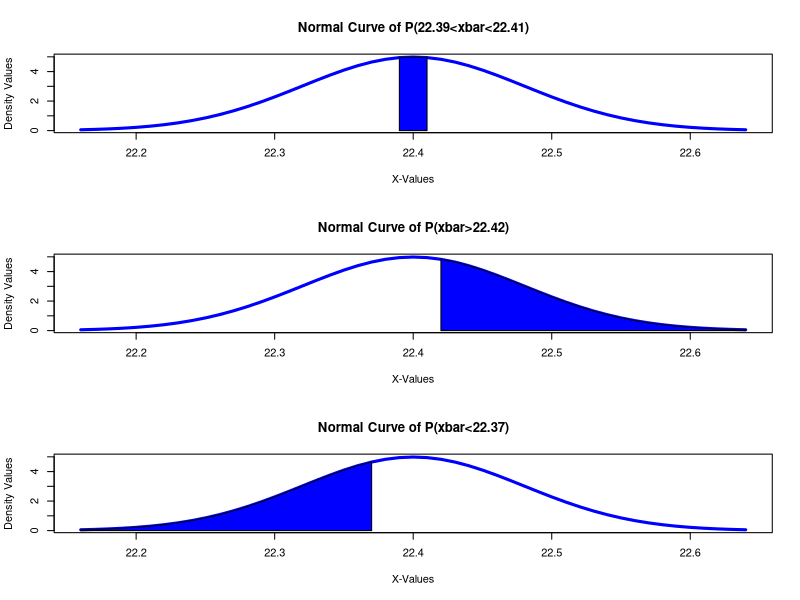

This figure's R source:
N<-1500 
N
Ns<-300 
Ns 
n<-36 
n  
mu<-22.4
mu 
sigma<-0.48 
sigma 
se<-sigma/sqrt(n) 
se

P_xbar_22.39_22.41<-pnorm(q=22.41,mean=mu,sd=se, lower.tail=T)-pnorm(q=22.39,mean=mu,sd=se, lower.tail=T)
P_xbar_22.39_22.41 
lower_bound=mu-3*se
lower_bound 
upper_bound=mu+3*se 
upper_bound 
x=seq(from=lower_bound, to=upper_bound, by=0.01)
x
y=dnorm(x, mean=mu, sd =se) 
y
par(mfrow=c(3,1))
plot(x, y, type="l", lty =1, col ="blue", xlab = "X-Values", ylab = "Density Values", main = "Normal Curve of P(22.39<xbar<22.41)", lwd=3) 

x=seq(from= 22.39, to=22.41, by=0.01)
y=dnorm(x, mean = mu,  se) 
polygon(c(22.39,x,22.41),c(0,y,0),col="blue")

ENS1<- Ns* P_xbar_22.39_22.41
ENS1
Apprx_ENS1<-round(ENS1)
Apprx_ENS1 

P_xbar_22.42<-pnorm(q=22.42,mean=mu,sd=se,lower.tail = F) 
P_xbar_22.42
x1=seq(from= lower_bound, to=upper_bound, by=0.01)
x1
y1=dnorm(x1, mean=mu, sd =se)
y1 
plot(x1, y1, type = "l", lty = 1, col = "blue", xlab = "X-Values", ylab = "Density Values", main = "Normal Curve of P(xbar>22.42)", lwd=3) 

x1=seq(from=22.42, to=upper_bound, by=0.01)
y1=dnorm(x1, mean = mu, sd = se) 
polygon(c(22.42,x1, upper_bound),c(0,y1,0),col="blue")

ENS2<- Ns* P_xbar_22.42
ENS2 
Apprx_ENS2<-round(ENS2) 
Apprx_ENS2

P_xbar_22.37<-pnorm(q=22.37,mean=mu,sd=se, lower.tail = T)
P_xbar_22.37
x2=seq(from= lower_bound, to=upper_bound, by=0.01) 
x2 

y2=dnorm(x2, mean=mu, sd =se) 
y2
plot(x2, y2, type = "l", lty = 1, col = "blue", xlab = "X-Values", ylab = "Density Values", main = "Normal Curve of P(xbar<22.37)", lwd=3)

x2=seq(from=lower_bound, to=22.37, by=0.01) 
y2=dnorm(x2, mean = mu, sd = se)
polygon(c(lower_bound,x2,22.37),c(0,y2,0),col="blue")

ENS3<-Ns* P_xbar_22.37 
ENS3
Apprx_ENS3<-round(ENS3)
Apprx_ENS3

P_xbar_22.38_22.41<-pnorm(q=22.38,mean=mu,sd=se,lower.tail=T)+pnorm(q=22.41,mean=mu,sd=se,lower.tail=F) 
P_xbar_22.38_22.41 
 
ENS4<-Ns* P_xbar_22.38_22.41
ENS4 
Apprx_ENS4<-round(ENS4)
Apprx_ENS4
# Display the results of conclusion
cat("(i) The expected number of samples having their means between 22.39 and 22.41is :", round(Apprx_ENS2), "\n")
cat("(ii) The expected number of samples having their means greater than 22.42 is:", round(Apprx_ENS2), "\n")
cat("(iii) The expected number of samples having their means less than 22.37 is :", round(Apprx_ENS3), "\n") 
cat("(iv) The expected number of samples having their means less than 22.38 or greater than 22.41 is :", round(Apprx_ENS4), "\n")